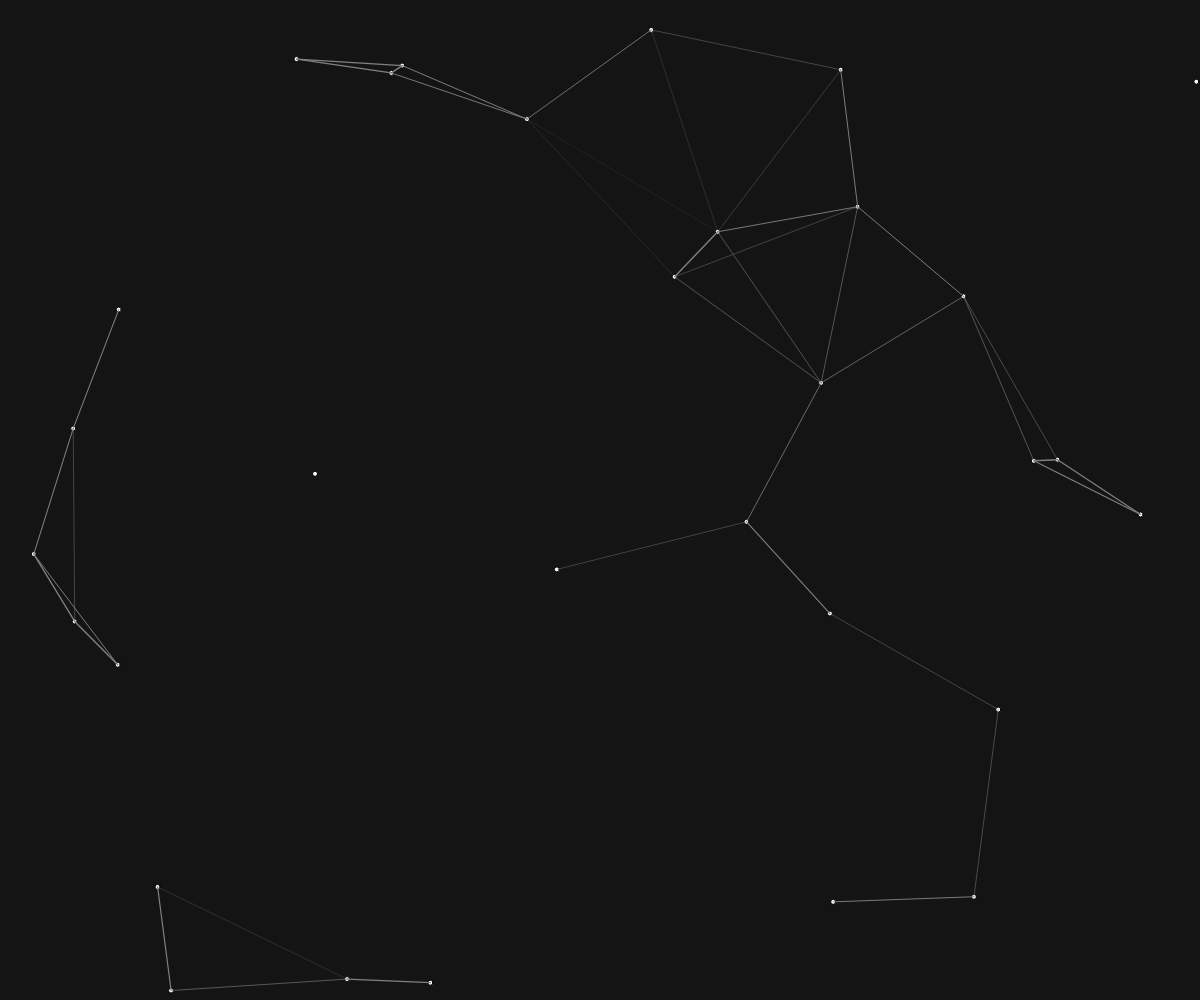
Frame 1 (no input)
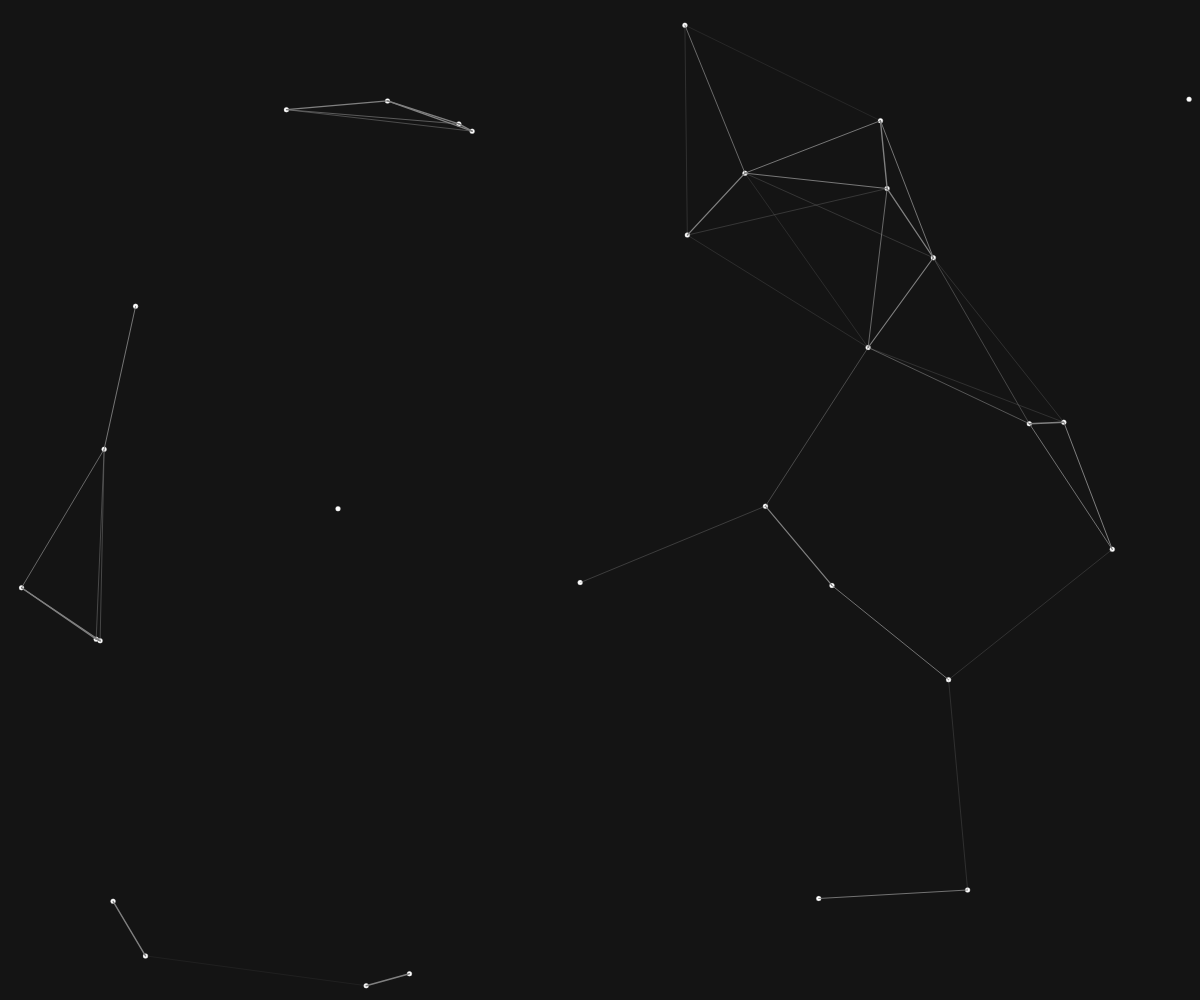
Frame 60 (no input)
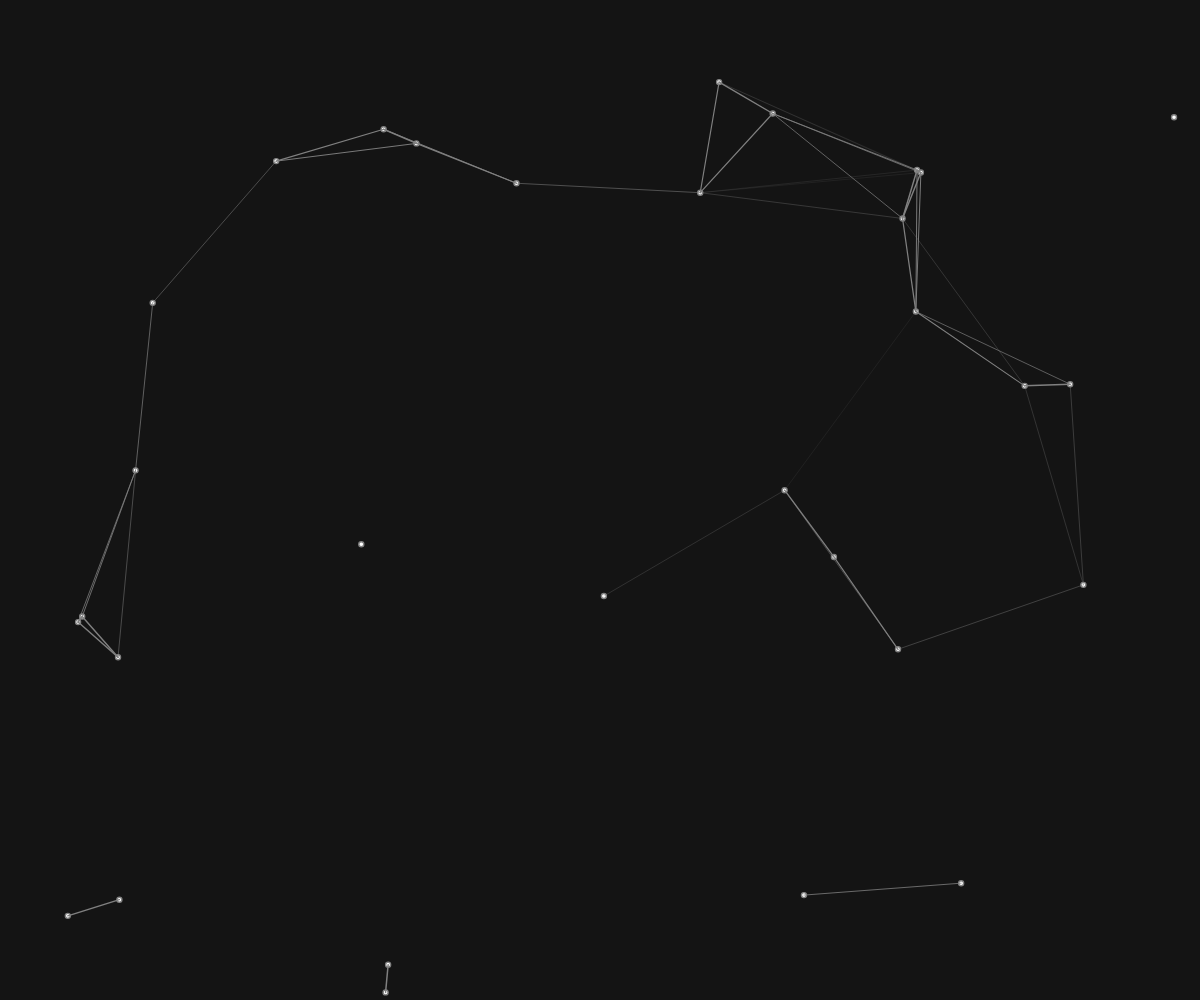
Frame 120 (the mouse pressed at the canvas centre since frame 60)

The p5.js sketch that drew these frames (run headless with seeded random() and noise() and a simulated clock; from frame 60 on, the mouse is pressed at the canvas centre):

// p5.js sketch
// ── sketch.js
function windowResized(){
	resizeCanvas(windowWidth, windowHeight);
}

function setup() {
  	canvas = createCanvas(windowWidth, windowHeight);
  	canvas.position(0,0);
  	canvas.style('z-index', '-1')
  	background(51);
  	
  	myDots = [];
  
  	for (var i = 0 - 1; i < 30; i++) {
		myDots.push(new Particle(random(windowWidth), random(windowHeight)));
	}
	//myDots[0].mahboi = true;
  	
}


function draw() {
	background(20);

	myDots.forEach(function(dot){
		dot.draw();
	})
	
	counter = 0;

	//Only compairing against partiles that have not already been compaired to current particle
	//for performance sake
	for (var i = 0; i < myDots.length - 2 ; i++) {
		for (var j = i+1; j <= myDots.length - 1 ; j++) {
			counter++
			distance = (Math.pow((myDots[i].x - myDots[j].x), 2) + Math.pow((myDots[i].y - myDots[j].y), 2));
		
			if(distance < 50000){
				weight = map(distance, 1, 50000, 1.5, .1)
				strokeWeight(weight);
				stroke('grey');
				line(myDots[i].x, myDots[i].y, myDots[j].x, myDots[j].y);
			}
		}
	}
	//console.log(counter);
}


function Particle(myX, myY){
	this.x = myX;
	this.y = myY;
	this.vx = random(-1, 1);
	this.vy = random(-1, 1);
	// this.mahboi = false;
	fill('#FFFFFFF');
	
	


	this.draw = function(){
		// if(this.xflip){
		// 	fill('red');
		// }
		// else{
			fill('white');
		// }

		// if (this.mahboi){
		// 	fill('#39FF14');
		// }

		if(this.x >= width || this.x <= 0){
			this.vx *= -1;
		}

		if(this.y >= height || this.y <= 0){
			this.vy *= -1;
		}

		// if(this.mahboi){
		// 	console.log('X - ' + this.x + ' Y - ' + this.x);
		// }
		
		this.x += this.vx;
		this.y += this.vy;

		// if(this.mahboi){
		// 	ellipse(this.x,this.y,10,10);
		// }else{
			ellipse(this.x,this.y,5,5);
		//}
		
	}
}

// ── main.css
.header{
    margin: auto;
    padding: 10px;
    height:100vh;
    position: relative 
}

#title{
	color:white;
 	margin: 0;
    position: absolute;
    top: 50%;
    left: 50%;
    margin-right: -50%;
    transform: translate(-50%, -50%);
    text-align: center;
	vertical-align: middle;
} 
